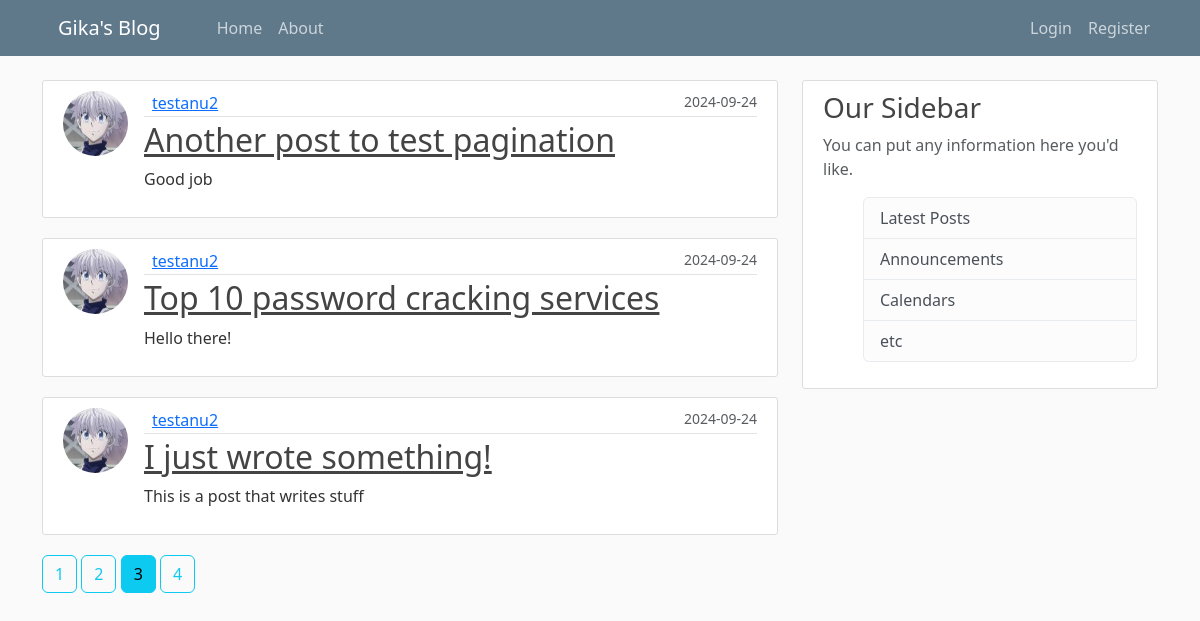
Screenshot of /home?page=3 with the database file from the repository.
### server/models.py (models this page shows, shortened)
class Post(db.Model):
    id = db.Column(db.Integer, primary_key=True)
    title = db.Column(db.String(100), nullable=False)
    date_posted = db.Column(db.DateTime, nullable=False, default=datetime.utcnow)
    content = db.Column(db.Text, nullable=False)
    user_id = db.Column(db.Integer, db.ForeignKey('user.id'), nullable=False)

class User(db.Model, UserMixin):
    id = db.Column(db.Integer, primary_key=True)
    username = db.Column(db.String(20), unique=True, nullable=False)
    email = db.Column(db.String(120), unique=True, nullable=False)
    image_file = db.Column(db.String(20), nullable=False, default='default.jpg')
    password = db.Column(db.String(60), nullable=False)
    posts = db.relationship('Post', backref='author', lazy=True)

### server/main/routes.py (the view)
@main.route("/")
@main.route("/home")
def home():
    page = request.args.get('page', 1, type=int)
    posts = Post.query.order_by(Post.date_posted.desc()).paginate(per_page=3, page=page)
    return render_template('home.html', posts=posts)

### server/templates/home.html
{% extends "layout.html" %}
{% block content %}
    {% for post in posts.items %}
    <article class="d-flex content-section">
      <img class="rounded-circle article-img" src=" {{ url_for('static', filename='profile_pics/' + post.author.image_file) }} ">
       <div class="flex-grow-1">
         <div class="article-metadata d-flex justify-content-between">
           <a class="me-2" href="{{ url_for('users.user_posts', username=post.author.username) }}">{{ post.author.username }}</a>
           <small class="text-muted ms-0">{{ post.date_posted.strftime('%Y-%m-%d') }}</small>
         </div>
         <h2><a class="article-title" href=" {{ url_for('posts.post', post_id=post.id) }}">{{ post.title }}</a></h2>
         <p class="article-content">{{ post.content }}</p>
       </div>
    </article>
    {% endfor %}
    {% for page_num in posts.iter_pages(left_edge=1, right_edge=1, left_current=1, right_current=2) %}
      {% if page_num %}
        {% if posts.page == page_num %}
          <a class="btn btn-info mb-4" href="{{ url_for('main.home', page=page_num)}}"> {{ page_num }} </a>
        {% else %}
          <a class="btn btn-outline-info mb-4" href="{{ url_for('main.home', page=page_num)}}"> {{ page_num }} </a>
        {% endif %}
      {% else %}
        ...
      {% endif %}
    {% endfor %}
{% endblock content %}

### server/static/main.css (style rules this page uses)
body { background: #fafafa; color: #333333; margin-top: 5rem; }
h1, h2, h3, h4, h5, h6 { color: #444444; }
.content-section { background: #ffffff; padding: 10px 20px; border: 1px solid #dddddd; border-radius: 3px; margin-bottom: 20px; }
.article-title { color: #444444; }
.article-content { white-space: pre-line; }
.article-img { height: 65px; width: 65px; margin-right: 16px; }
.article-metadata { padding-bottom: 1px; margin-bottom: 4px; border-bottom: 1px solid #e3e3e3 }

### rows the page displays
Post: image_file (picture), author.username "testanu2", date_posted "2024-09-24", title "Another post to test pagination", content "Good job"
Post: image_file (picture), author.username "testanu2", date_posted "2024-09-24", title "Top 10 password cracking services", content "Hello there!"
Post: image_file (picture), author.username "testanu2", date_posted "2024-09-24", title "I just wrote something!", content "This is a post that writes stuff"

### other values shown
{{ page_num }} "1" "2" "4"
{{ page_num }} "3"
